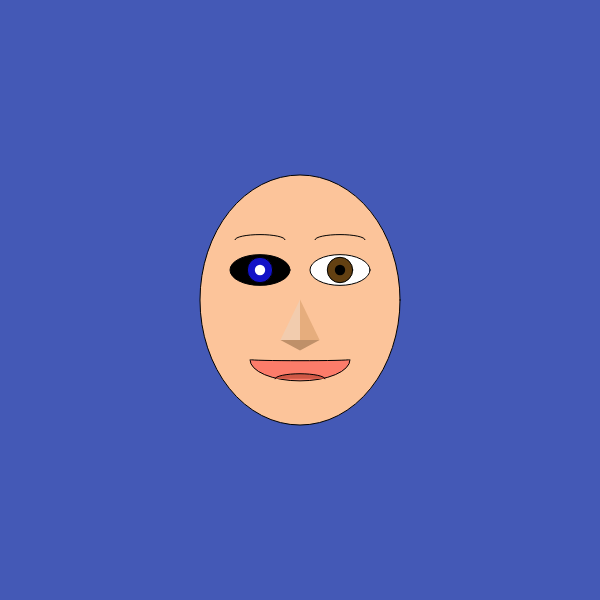
Frame 1 (no input)
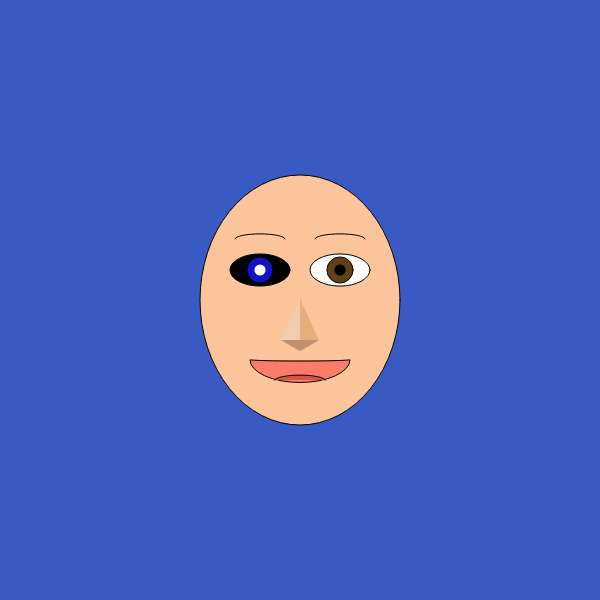
Frame 60 (no input)
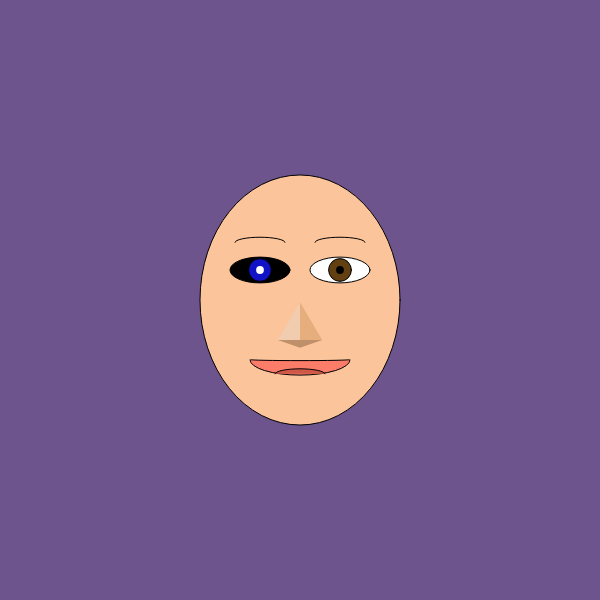
Frame 120 (the mouse pressed at the canvas centre since frame 60)

The p5.js sketch that drew these frames (run headless with seeded random() and noise() and a simulated clock; from frame 60 on, the mouse is pressed at the canvas centre):

// p5.js sketch
// ── sketch.js
// Farem moviments repetitius gràcies al sinus i cosinus que produiran canvis de color repetitius o moviments repetitius de la boca o els ulls o tota la cara o les pupil·les, etc.
// Crearem unes variables: canvipetit que canviarà de -8 a +8, canvimitja que canviarà de -15 a +15, canvigran que canviarà de -50 a +50, canvimoltgran que canviarà de -127 a +127.

function setup() {
  createCanvas(600, 600); // Àrea de dibuix és de 600 px de 600 de cada costat.
}

function draw() {
  
let canvipetit=sin(frameCount*0.05)*8;
let canvimitja=sin(frameCount*0.05)*15;
let canvigran=sin(frameCount*0.05)*50;
let canvimoltgran=sin(frameCount*0.05)*127;
print(canvipetit);

frameRate (1000);
  
  background (74 - canvimoltgran, 88 + canvimitja, 176 + canvimoltgran); // Fons de pantalla, gris si te un número entre 0 i 255. 0 és negre i 255 és blanc. I qualsevol número entre 0 i 255 serà gris. Si tenim 3 números el primer número és vermellor o R (Red), el segon número és la verdor o G (Green) i el tercer número és la blauor o B (Blau). Els colors RGB permeten construir 16.000.000 de colors diferents (255x255x255).
  
  fill (252, 196, 154); // Color Cara.
  ellipse (300,300,200,250); // Cara. El primer número estre paréntesis és la posició x del centre del el·lipse, el segon número és la posició i alçada del centre de l'el·lipse, el tercer número és l'amplada de l'el·lipse i el quart número és l'alçada de l'el·lipse.
  
  fill (0,0,0); // Color Ull Esquerra. Funciona com el background.
  ellipse (260,270,60,30 + canvimitja); // Ull Esquerra.
  fill (18, 18, 199); // Color Iris Esquerra.
  circle (260,270,25 + canvipetit) // Iris Esquerra.
  fill (255, 255, 255); // Color Pupila Esquerra.
  push ();
  noStroke ();
  circle (260,270,10 + canvipetit); // Pupila Esquerra.
  pop ();
  noFill (); // Treure Color Cella Esquerra.
  arc (260,240 - canvipetit,50,10,PI,0); // Cella Esquerra.
  fill (255, 255, 255); // Color Ull Dret.
  ellipse (340,270,60,30 + canvimitja); // Ull Dret.
  fill (99, 64, 18); // Color Iris Dret.
  circle (340,270,25 + canvipetit); // Iris Dret.
  fill (0,0,0); // Color Pupila Dreta.
   push ();
  noStroke ();
  circle (340,270,10 + canvipetit); // Pupila Dreta.
  pop ();
  noFill (); // Treure Color Cella Dreta.
  arc (340,240 - canvipetit,50,10,PI,0); // Cella Dreta.
 
  fill(252,124,106); // Color Boca.
  arc (300,360,100,40 + canvigran - canvimitja,0,PI);// Boca. Funciona com el el·lipse els primers quatre números i els dos últims són 0 PI o PI,0.
  push();
  noFill();
  arc(300,360,99, 1 + canvipetit, 0, PI);
  pop();
  fill (207,88,70); // Color Llengua.
  arc (300,378 + canvimitja,50,10,PI,0); // Llengua.
  
  push ();
  noStroke ();
  fill (191, 144, 105); // Color Nas Ombra +.
  triangle (320 - canvipetit,340,300,350 + canvipetit,280 + canvipetit,340); // Nas Ombra +.
  fill (230,173,125); // Color Nas Ombra -.
  triangle (320 - canvipetit,340,300,300 - canvipetit,300,340); // Nas Ombra -.
  fill (242, 204,174); // Color Nas Llum.
  triangle (300,340,300,300 - canvipetit,280 + canvipetit,340); // Nas Llum.
 pop();

}
